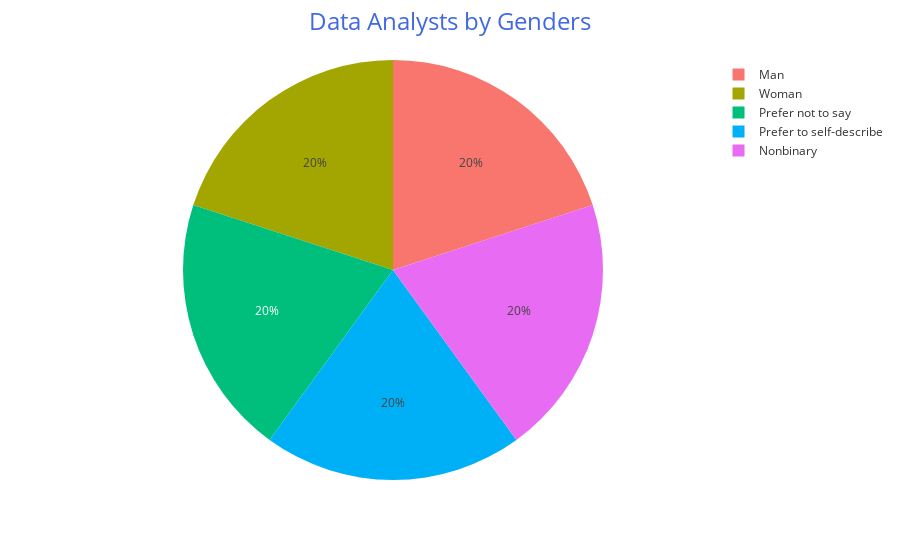

The notebook cell this image was saved under:
### Code cell
labels = ['Man', 'Woman', 'Prefer not to say', 'Prefer to self-describe', 'Nonbinary']
gender = px.pie(names = labels,
             template = 'ggplot2')

gender.update_layout(title = {'text':'Data Analysts by Genders', 'font': {'size': 24, 'color': 'RoyalBlue'}},
                  width = 900)
gender.show()

### Figure 1 — Plotly figure (JSON) as saved in the notebook; plotly's stock layout.template omitted (floating-point values rounded to 4 significant figures)
{"data": [{"domain": {"x": [0, 1], "y": [0, 1]}, "hovertemplate": "label=%{label}<extra></extra>", "labels": ["Man", "Woman", "Prefer not to say", "Prefer to self-describe", "Nonbinary"], "legendgroup": "", "name": "", "showlegend": true, "type": "pie"}], "layout": {"legend": {"tracegroupgap": 0}, "margin": {"t": 60}, "title": {"font": {"color": "RoyalBlue", "size": 24}, "text": "Data Analysts by Genders"}, "width": 900}}
